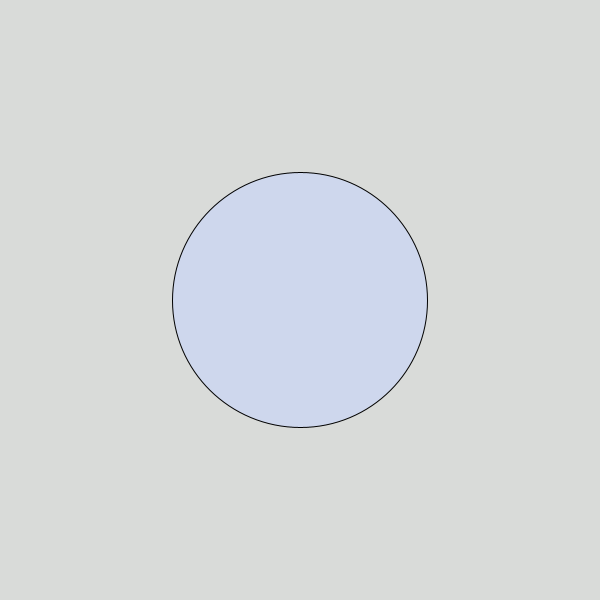
Frame 1 (no input)
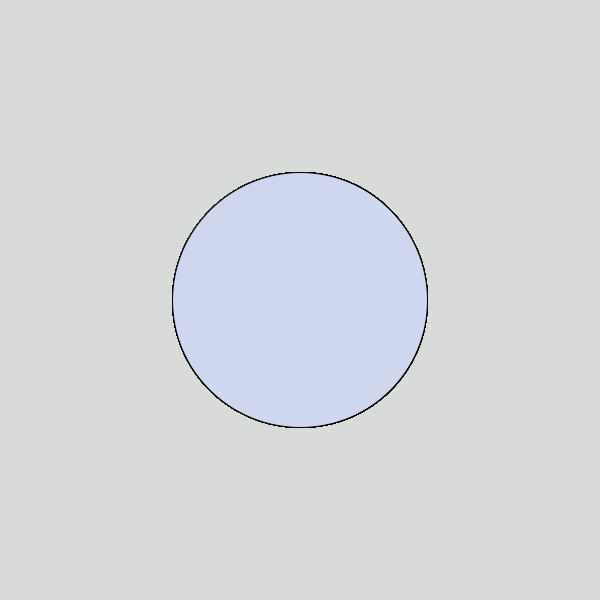
Frame 60 (the mouse pressed at the canvas centre just before this capture)
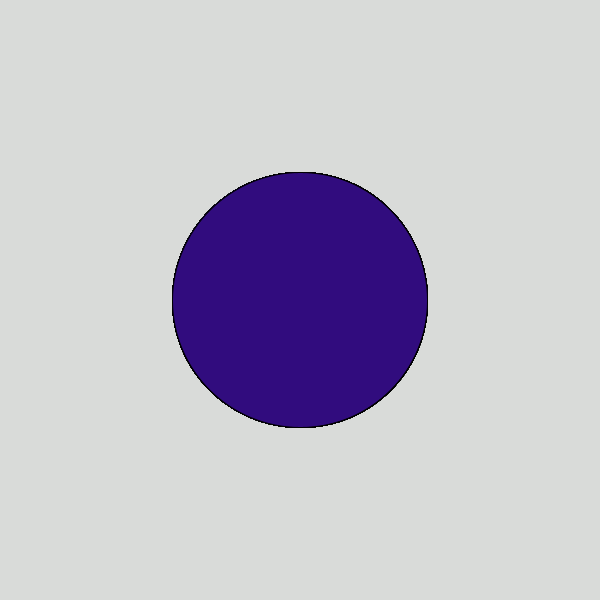
Frame 120 (the mouse held since frame 60 and released just before this capture)

The Processing sketch that drew these frames (run headless with seeded random() and noise(); from frame 60 on, the mouse is pressed at the canvas centre):

// Processing sketch: JoyceG
// ── JoyceG.pde
void setup(){
  size(600,600); //center of screen is half of x and y
  background( 217, 219, 217); //red, green, blue
}
void draw(){
  if(mousePressed){
   fill(random(66), random(104), random(200)); 
  }
  else{
    fill(206, 215, 237);
  }
  
  /*
  fill(28, 84, 201); //red, green, blue
  noStroke(); //gets rid of outline
  ellipse(300, 300, 180, 100); //x, y, width, length
  rect(59, 50, 50, 50); //x, y, width, height
  fill(mouseX, mouseY, 266); //color changes based on position of the mouse
  triangle(250, 350, 300, 250, 350, 250); //x1, y1, x2, y2, x3, y3
  randon(256); //when put in fill, picks random color out of 256
  */
  
  ellipse(300, 300, 255, 255); //when mouse is pressed, the ellipse turns blue. if not pressed, it fills to grey
  
  
  
  
  
  
  
  
}
